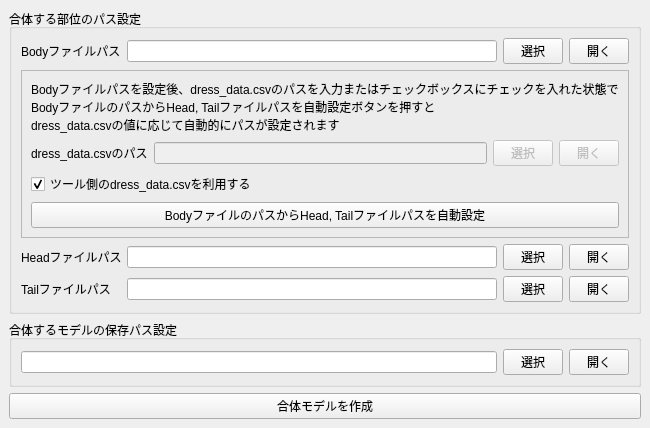
<?xml version="1.0" encoding="UTF-8"?>
<ui version="4.0">
 <class>MainWindow</class>
 <widget class="QMainWindow" name="MainWindow">
  <property name="geometry">
   <rect>
    <x>0</x>
    <y>0</y>
    <width>600</width>
    <height>380</height>
   </rect>
  </property>
  <property name="maximumSize">
   <size>
    <width>16777215</width>
    <height>380</height>
   </size>
  </property>
  <property name="windowTitle">
   <string>MainWindow</string>
  </property>
  <widget class="QWidget" name="centralwidget">
   <layout class="QVBoxLayout" name="verticalLayout">
    <item>
     <widget class="QGroupBox" name="groupBox_2">
      <property name="title">
       <string>合体する部位のパス設定</string>
      </property>
      <layout class="QVBoxLayout" name="verticalLayout_4">
       <item>
        <layout class="QHBoxLayout" name="horizontalLayout">
         <item>
          <widget class="QLabel" name="label">
           <property name="minimumSize">
            <size>
             <width>100</width>
             <height>0</height>
            </size>
           </property>
           <property name="maximumSize">
            <size>
             <width>100</width>
             <height>16777215</height>
            </size>
           </property>
           <property name="text">
            <string>Bodyファイルパス</string>
           </property>
          </widget>
         </item>
         <item>
          <widget class="QLineEdit" name="body_file_path_edit"/>
         </item>
         <item>
          <widget class="QPushButton" name="set_body_file_path_button">
           <property name="maximumSize">
            <size>
             <width>60</width>
             <height>16777215</height>
            </size>
           </property>
           <property name="text">
            <string>選択</string>
           </property>
          </widget>
         </item>
         <item>
          <widget class="QPushButton" name="open_body_file_path_button">
           <property name="maximumSize">
            <size>
             <width>60</width>
             <height>16777215</height>
            </size>
           </property>
           <property name="text">
            <string>開く</string>
           </property>
          </widget>
         </item>
        </layout>
       </item>
       <item>
        <widget class="QFrame" name="frame">
         <property name="frameShape">
          <enum>QFrame::StyledPanel</enum>
         </property>
         <property name="frameShadow">
          <enum>QFrame::Raised</enum>
         </property>
         <layout class="QVBoxLayout" name="verticalLayout_3">
          <item>
           <widget class="QLabel" name="label_5">
            <property name="text">
             <string>Bodyファイルパスを設定後、dress_data.csvのパスを入力またはチェックボックスにチェックを入れた状態で
BodyファイルのパスからHead, Tailファイルパスを自動設定ボタンを押すと
dress_data.csvの値に応じて自動的にパスが設定されます</string>
            </property>
           </widget>
          </item>
          <item>
           <layout class="QHBoxLayout" name="horizontalLayout_4">
            <item>
             <widget class="QLabel" name="label_4">
              <property name="text">
               <string>dress_data.csvのパス</string>
              </property>
             </widget>
            </item>
            <item>
             <widget class="QLineEdit" name="dress_data_csv_path_edit">
              <property name="enabled">
               <bool>false</bool>
              </property>
             </widget>
            </item>
            <item>
             <widget class="QPushButton" name="set_dress_data_csv_path_button">
              <property name="enabled">
               <bool>false</bool>
              </property>
              <property name="maximumSize">
               <size>
                <width>60</width>
                <height>16777215</height>
               </size>
              </property>
              <property name="text">
               <string>選択</string>
              </property>
             </widget>
            </item>
            <item>
             <widget class="QPushButton" name="open_dress_data_csv_path_button">
              <property name="enabled">
               <bool>false</bool>
              </property>
              <property name="maximumSize">
               <size>
                <width>60</width>
                <height>16777215</height>
               </size>
              </property>
              <property name="text">
               <string>開く</string>
              </property>
             </widget>
            </item>
           </layout>
          </item>
          <item>
           <widget class="QCheckBox" name="use_tool_dress_data_csv_cb">
            <property name="text">
             <string>ツール側のdress_data.csvを利用する</string>
            </property>
            <property name="checked">
             <bool>true</bool>
            </property>
           </widget>
          </item>
          <item>
           <widget class="QPushButton" name="exec_set_union_file_path_button">
            <property name="text">
             <string>BodyファイルのパスからHead, Tailファイルパスを自動設定</string>
            </property>
           </widget>
          </item>
         </layout>
        </widget>
       </item>
       <item>
        <layout class="QHBoxLayout" name="horizontalLayout_2">
         <item>
          <widget class="QLabel" name="label_2">
           <property name="minimumSize">
            <size>
             <width>100</width>
             <height>0</height>
            </size>
           </property>
           <property name="maximumSize">
            <size>
             <width>100</width>
             <height>16777215</height>
            </size>
           </property>
           <property name="text">
            <string>Headファイルパス</string>
           </property>
          </widget>
         </item>
         <item>
          <widget class="QLineEdit" name="head_file_path_edit"/>
         </item>
         <item>
          <widget class="QPushButton" name="set_head_file_path_button">
           <property name="maximumSize">
            <size>
             <width>60</width>
             <height>16777215</height>
            </size>
           </property>
           <property name="text">
            <string>選択</string>
           </property>
          </widget>
         </item>
         <item>
          <widget class="QPushButton" name="open_head_file_path_button">
           <property name="maximumSize">
            <size>
             <width>60</width>
             <height>16777215</height>
            </size>
           </property>
           <property name="text">
            <string>開く</string>
           </property>
          </widget>
         </item>
        </layout>
       </item>
       <item>
        <layout class="QHBoxLayout" name="horizontalLayout_3">
         <item>
          <widget class="QLabel" name="label_3">
           <property name="minimumSize">
            <size>
             <width>100</width>
             <height>0</height>
            </size>
           </property>
           <property name="maximumSize">
            <size>
             <width>100</width>
             <height>16777215</height>
            </size>
           </property>
           <property name="text">
            <string>Tailファイルパス</string>
           </property>
          </widget>
         </item>
         <item>
          <widget class="QLineEdit" name="tail_file_path_edit"/>
         </item>
         <item>
          <widget class="QPushButton" name="set_tail_file_path_button">
           <property name="maximumSize">
            <size>
             <width>60</width>
             <height>16777215</height>
            </size>
           </property>
           <property name="text">
            <string>選択</string>
           </property>
          </widget>
         </item>
         <item>
          <widget class="QPushButton" name="open_tail_file_path_button">
           <property name="maximumSize">
            <size>
             <width>60</width>
             <height>16777215</height>
            </size>
           </property>
           <property name="text">
            <string>開く</string>
           </property>
          </widget>
         </item>
        </layout>
       </item>
      </layout>
     </widget>
    </item>
    <item>
     <widget class="QGroupBox" name="groupBox_3">
      <property name="title">
       <string>合体するモデルの保存パス設定</string>
      </property>
      <layout class="QHBoxLayout" name="horizontalLayout_5">
       <item>
        <widget class="QLineEdit" name="save_union_file_path_edit"/>
       </item>
       <item>
        <widget class="QPushButton" name="set_save_union_file_path_button">
         <property name="maximumSize">
          <size>
           <width>60</width>
           <height>16777215</height>
          </size>
         </property>
         <property name="text">
          <string>選択</string>
         </property>
        </widget>
       </item>
       <item>
        <widget class="QPushButton" name="open_save_union_file_path_button">
         <property name="maximumSize">
          <size>
           <width>60</width>
           <height>16777215</height>
          </size>
         </property>
         <property name="text">
          <string>開く</string>
         </property>
        </widget>
       </item>
      </layout>
     </widget>
    </item>
    <item>
     <widget class="QPushButton" name="exec_create_union_model_button">
      <property name="text">
       <string>合体モデルを作成</string>
      </property>
     </widget>
    </item>
   </layout>
  </widget>
 </widget>
 <resources/>
 <connections/>
</ui>
